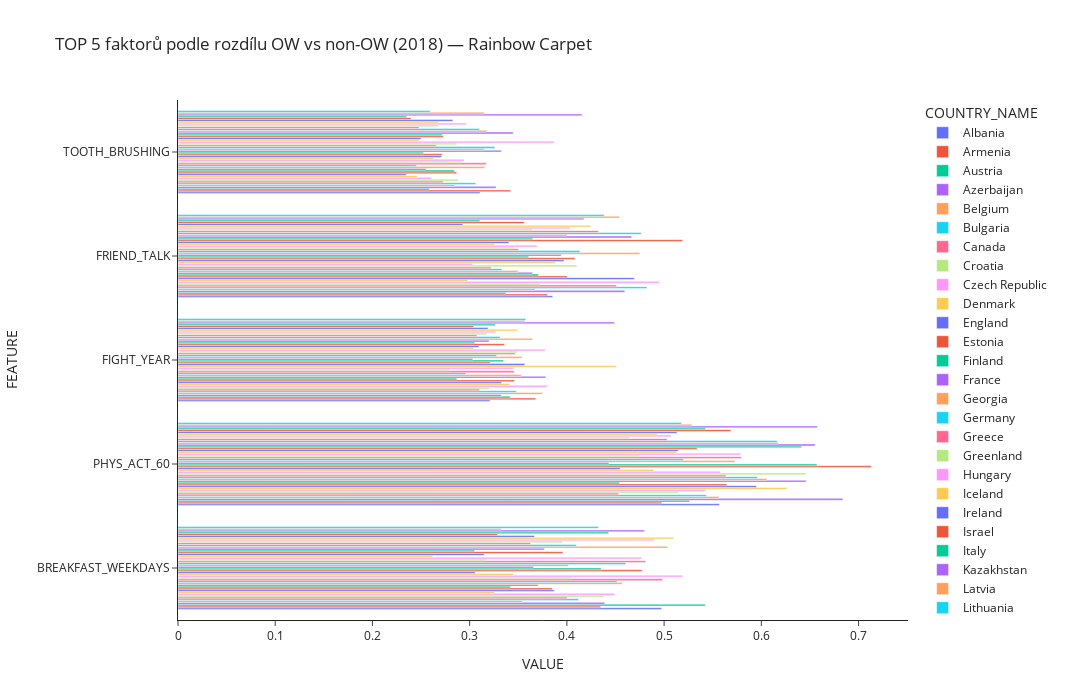

The notebook cell this image was saved under:
### Code cell
df_2018 = df[df["YEAR"] == 2018].copy()
df_norm = df_2018.copy()

for col in factors:
    if col in dictionary:
        max_val = dictionary[col]
        if col in reverse_scales:
            df_norm[col] = (max_val + 1 - df_norm[col]) / max_val
        else:
            df_norm[col] = df_norm[col] / max_val

# ------------------------------------------------------------
# DATA 2018 + NORMALIZACE (znovu použijeme df_norm z výše)
# ------------------------------------------------------------

ow = df_norm[df_norm["OVERWEIGHT"] == 1]
non = df_norm[df_norm["OVERWEIGHT"] == 0]

ow_mean = ow[factors].mean()
non_mean = non[factors].mean()

effect = (ow_mean - non_mean).sort_values(ascending=False)
top5_diff = effect.head(5).index.tolist()
print("TOP 5 podle rozdílu OW vs non-OW:", top5_diff)

# ------------------------------------------------------------
# Připravit pro graf
# ------------------------------------------------------------
df_diff_grouped = (
    df_norm.groupby("COUNTRY_NAME")[top5_diff]
    .mean()
    .reset_index()
)

df_diff_long = df_diff_grouped.melt(
    id_vars="COUNTRY_NAME",
    value_vars=top5_diff,
    var_name="FEATURE",
    value_name="VALUE"
)

# ------------------------------------------------------------
# GRAF – duhový koberec podle rozdílu
# ------------------------------------------------------------
fig_diff = px.bar(
    df_diff_long,
    x="VALUE",
    y="FEATURE",
    color="COUNTRY_NAME",
    orientation="h",
    barmode="group",
    title="TOP 5 faktorů podle rozdílu OW vs non-OW (2018) — Rainbow Carpet"
)

fig_diff.update_layout(
    template="simple_white",
    height=700,
    width=1200
)

fig_diff.show()

### Figure 1 — Plotly figure (JSON) as saved in the notebook; plotly's stock layout.template omitted (floating-point values rounded to 4 significant figures)
{"data": [{"alignmentgroup": "True", "hovertemplate": "COUNTRY_NAME=Albania<br>VALUE=%{x}<br>FEATURE=%{y}<extra></extra>", "legendgroup": "Albania", "marker": {"color": "#636efa", "pattern": {"shape": ""}}, "name": "Albania", "offsetgroup": "Albania", "orientation": "h", "showlegend": true, "textposition": "auto", "type": "bar", "x": [0.4974, 0.5569, 0.321, 0.3854, 0.3108], "xaxis": "x", "y": ["BREAKFAST_WEEKDAYS", "PHYS_ACT_60", "FIGHT_YEAR", "FRIEND_TALK", "TOOTH_BRUSHING"], "yaxis": "y"}, {"alignmentgroup": "True", "hovertemplate": "COUNTRY_NAME=Armenia<br>VALUE=%{x}<br>FEATURE=%{y}<extra></extra>", "legendgroup": "Armenia", "marker": {"color": "#EF553B", "pattern": {"shape": ""}}, "name": "Armenia", "offsetgroup": "Armenia", "orientation": "h", "showlegend": true, "textposition": "auto", "type": "bar", "x": [0.4348, 0.4976, 0.368, 0.3801, 0.3422], "xaxis": "x", "y": ["BREAKFAST_WEEKDAYS", "PHYS_ACT_60", "FIGHT_YEAR", "FRIEND_TALK", "TOOTH_BRUSHING"], "yaxis": "y"}, {"alignmentgroup": "True", "hovertemplate": "COUNTRY_NAME=Austria<br>VALUE=%{x}<br>FEATURE=%{y}<extra></extra>", "legendgroup": "Austria", "marker": {"color": "#00cc96", "pattern": {"shape": ""}}, "name": "Austria", "offsetgroup": "Austria", "orientation": "h", "showlegend": true, "textposition": "auto", "type": "bar", "x": [0.5425, 0.5262, 0.3417, 0.3374, 0.2585], "xaxis": "x", "y": ["BREAKFAST_WEEKDAYS", "PHYS_ACT_60", "FIGHT_YEAR", "FRIEND_TALK", "TOOTH_BRUSHING"], "yaxis": "y"}, {"alignmentgroup": "True", "hovertemplate": "COUNTRY_NAME=Azerbaijan<br>VALUE=%{x}<br>FEATURE=%{y}<extra></extra>", "legendgroup": "Azerbaijan", "marker": {"color": "#ab63fa", "pattern": {"shape": ""}}, "name": "Azerbaijan", "offsetgroup": "Azerbaijan", "orientation": "h", "showlegend": true, "textposition": "auto", "type": "bar", "x": [0.439, 0.6838, 0.3325, 0.4596, 0.3272], "xaxis": "x", "y": ["BREAKFAST_WEEKDAYS", "PHYS_ACT_60", "FIGHT_YEAR", "FRIEND_TALK", "TOOTH_BRUSHING"], "yaxis": "y"}, {"alignmentgroup": "True", "hovertemplate": "COUNTRY_NAME=Belgium<br>VALUE=%{x}<br>FEATURE=%{y}<extra></extra>", "legendgroup": "Belgium", "marker": {"color": "#FFA15A", "pattern": {"shape": ""}}, "name": "Belgium", "offsetgroup": "Belgium", "orientation": "h", "showlegend": true, "textposition": "auto", "type": "bar", "x": [0.3543, 0.5566, 0.3749, 0.3673, 0.2847], "xaxis": "x", "y": ["BREAKFAST_WEEKDAYS", "PHYS_ACT_60", "FIGHT_YEAR", "FRIEND_TALK", "TOOTH_BRUSHING"], "yaxis": "y"}, {"alignmentgroup": "True", "hovertemplate": "COUNTRY_NAME=Bulgaria<br>VALUE=%{x}<br>FEATURE=%{y}<extra></extra>", "legendgroup": "Bulgaria", "marker": {"color": "#19d3f3", "pattern": {"shape": ""}}, "name": "Bulgaria", "offsetgroup": "Bulgaria", "orientation": "h", "showlegend": true, "textposition": "auto", "type": "bar", "x": [0.4121, 0.5435, 0.348, 0.4824, 0.3064], "xaxis": "x", "y": ["BREAKFAST_WEEKDAYS", "PHYS_ACT_60", "FIGHT_YEAR", "FRIEND_TALK", "TOOTH_BRUSHING"], "yaxis": "y"}, {"alignmentgroup": "True", "hovertemplate": "COUNTRY_NAME=Canada<br>VALUE=%{x}<br>FEATURE=%{y}<extra></extra>", "legendgroup": "Canada", "marker": {"color": "#FF6692", "pattern": {"shape": ""}}, "name": "Canada", "offsetgroup": "Canada", "orientation": "h", "showlegend": true, "textposition": "auto", "type": "bar", "x": [0.4004, 0.4533, 0.3102, 0.4509, 0.2729], "xaxis": "x", "y": ["BREAKFAST_WEEKDAYS", "PHYS_ACT_60", "FIGHT_YEAR", "FRIEND_TALK", "TOOTH_BRUSHING"], "yaxis": "y"}, {"alignmentgroup": "True", "hovertemplate": "COUNTRY_NAME=Croatia<br>VALUE=%{x}<br>FEATURE=%{y}<extra></extra>", "legendgroup": "Croatia", "marker": {"color": "#B6E880", "pattern": {"shape": ""}}, "name": "Croatia", "offsetgroup": "Croatia", "orientation": "h", "showlegend": true, "textposition": "auto", "type": "bar", "x": [0.4381, 0.5147, 0.3202, 0.3724, 0.2883], "xaxis": "x", "y": ["BREAKFAST_WEEKDAYS", "PHYS_ACT_60", "FIGHT_YEAR", "FRIEND_TALK", "TOOTH_BRUSHING"], "yaxis": "y"}, {"alignmentgroup": "True", "hovertemplate": "COUNTRY_NAME=Czech Republic<br>VALUE=%{x}<br>FEATURE=%{y}<extra></extra>", "legendgroup": "Czech Republic", "marker": {"color": "#FF97FF", "pattern": {"shape": ""}}, "name": "Czech Republic", "offsetgroup": "Czech Republic", "orientation": "h", "showlegend": true, "textposition": "auto", "type": "bar", "x": [0.4493, 0.5427, 0.3798, 0.4951, 0.2608], "xaxis": "x", "y": ["BREAKFAST_WEEKDAYS", "PHYS_ACT_60", "FIGHT_YEAR", "FRIEND_TALK", "TOOTH_BRUSHING"], "yaxis": "y"}, {"alignmentgroup": "True", "hovertemplate": "COUNTRY_NAME=Denmark<br>VALUE=%{x}<br>FEATURE=%{y}<extra></extra>", "legendgroup": "Denmark", "marker": {"color": "#FECB52", "pattern": {"shape": ""}}, "name": "Denmark", "offsetgroup": "Denmark", "orientation": "h", "showlegend": true, "textposition": "auto", "type": "bar", "x": [0.3255, 0.6262, 0.3415, 0.2978, 0.2458], "xaxis": "x", "y": ["BREAKFAST_WEEKDAYS", "PHYS_ACT_60", "FIGHT_YEAR", "FRIEND_TALK", "TOOTH_BRUSHING"], "yaxis": "y"}, {"alignmentgroup": "True", "hovertemplate": "COUNTRY_NAME=England<br>VALUE=%{x}<br>FEATURE=%{y}<extra></extra>", "legendgroup": "England", "marker": {"color": "#636efa", "pattern": {"shape": ""}}, "name": "England", "offsetgroup": "England", "orientation": "h", "showlegend": true, "textposition": "auto", "type": "bar", "x": [0.387, 0.595, 0.3329, 0.4694, 0.2348], "xaxis": "x", "y": ["BREAKFAST_WEEKDAYS", "PHYS_ACT_60", "FIGHT_YEAR", "FRIEND_TALK", "TOOTH_BRUSHING"], "yaxis": "y"}, {"alignmentgroup": "True", "hovertemplate": "COUNTRY_NAME=Estonia<br>VALUE=%{x}<br>FEATURE=%{y}<extra></extra>", "legendgroup": "Estonia", "marker": {"color": "#EF553B", "pattern": {"shape": ""}}, "name": "Estonia", "offsetgroup": "Estonia", "orientation": "h", "showlegend": true, "textposition": "auto", "type": "bar", "x": [0.3851, 0.5646, 0.3461, 0.4005, 0.2867], "xaxis": "x", "y": ["BREAKFAST_WEEKDAYS", "PHYS_ACT_60", "FIGHT_YEAR", "FRIEND_TALK", "TOOTH_BRUSHING"], "yaxis": "y"}, {"alignmentgroup": "True", "hovertemplate": "COUNTRY_NAME=Finland<br>VALUE=%{x}<br>FEATURE=%{y}<extra></extra>", "legendgroup": "Finland", "marker": {"color": "#00cc96", "pattern": {"shape": ""}}, "name": "Finland", "offsetgroup": "Finland", "orientation": "h", "showlegend": true, "textposition": "auto", "type": "bar", "x": [0.3419, 0.4542, 0.2869, 0.3709, 0.2843], "xaxis": "x", "y": ["BREAKFAST_WEEKDAYS", "PHYS_ACT_60", "FIGHT_YEAR", "FRIEND_TALK", "TOOTH_BRUSHING"], "yaxis": "y"}, {"alignmentgroup": "True", "hovertemplate": "COUNTRY_NAME=France<br>VALUE=%{x}<br>FEATURE=%{y}<extra></extra>", "legendgroup": "France", "marker": {"color": "#ab63fa", "pattern": {"shape": ""}}, "name": "France", "offsetgroup": "France", "orientation": "h", "showlegend": true, "textposition": "auto", "type": "bar", "x": [0.3704, 0.6461, 0.3784, 0.3647, 0.2551], "xaxis": "x", "y": ["BREAKFAST_WEEKDAYS", "PHYS_ACT_60", "FIGHT_YEAR", "FRIEND_TALK", "TOOTH_BRUSHING"], "yaxis": "y"}, {"alignmentgroup": "True", "hovertemplate": "COUNTRY_NAME=Georgia<br>VALUE=%{x}<br>FEATURE=%{y}<extra></extra>", "legendgroup": "Georgia", "marker": {"color": "#FFA15A", "pattern": {"shape": ""}}, "name": "Georgia", "offsetgroup": "Georgia", "orientation": "h", "showlegend": true, "textposition": "auto", "type": "bar", "x": [0.457, 0.6058, 0.353, 0.3498, 0.3156], "xaxis": "x", "y": ["BREAKFAST_WEEKDAYS", "PHYS_ACT_60", "FIGHT_YEAR", "FRIEND_TALK", "TOOTH_BRUSHING"], "yaxis": "y"}, {"alignmentgroup": "True", "hovertemplate": "COUNTRY_NAME=Germany<br>VALUE=%{x}<br>FEATURE=%{y}<extra></extra>", "legendgroup": "Germany", "marker": {"color": "#19d3f3", "pattern": {"shape": ""}}, "name": "Germany", "offsetgroup": "Germany", "orientation": "h", "showlegend": true, "textposition": "auto", "type": "bar", "x": [0.4516, 0.5959, 0.2961, 0.3333, 0.2452], "xaxis": "x", "y": ["BREAKFAST_WEEKDAYS", "PHYS_ACT_60", "FIGHT_YEAR", "FRIEND_TALK", "TOOTH_BRUSHING"], "yaxis": "y"}, {"alignmentgroup": "True", "hovertemplate": "COUNTRY_NAME=Greece<br>VALUE=%{x}<br>FEATURE=%{y}<extra></extra>", "legendgroup": "Greece", "marker": {"color": "#FF6692", "pattern": {"shape": ""}}, "name": "Greece", "offsetgroup": "Greece", "orientation": "h", "showlegend": true, "textposition": "auto", "type": "bar", "x": [0.4984, 0.5637, 0.3458, 0.3222, 0.3172], "xaxis": "x", "y": ["BREAKFAST_WEEKDAYS", "PHYS_ACT_60", "FIGHT_YEAR", "FRIEND_TALK", "TOOTH_BRUSHING"], "yaxis": "y"}, {"alignmentgroup": "True", "hovertemplate": "COUNTRY_NAME=Greenland<br>VALUE=%{x}<br>FEATURE=%{y}<extra></extra>", "legendgroup": "Greenland", "marker": {"color": "#B6E880", "pattern": {"shape": ""}}, "name": "Greenland", "offsetgroup": "Greenland", "orientation": "h", "showlegend": true, "textposition": "auto", "type": "bar", "x": [0.4049, 0.646, 0.2798, 0.4103, 0.2912], "xaxis": "x", "y": ["BREAKFAST_WEEKDAYS", "PHYS_ACT_60", "FIGHT_YEAR", "FRIEND_TALK", "TOOTH_BRUSHING"], "yaxis": "y"}, {"alignmentgroup": "True", "hovertemplate": "COUNTRY_NAME=Hungary<br>VALUE=%{x}<br>FEATURE=%{y}<extra></extra>", "legendgroup": "Hungary", "marker": {"color": "#FF97FF", "pattern": {"shape": ""}}, "name": "Hungary", "offsetgroup": "Hungary", "orientation": "h", "showlegend": true, "textposition": "auto", "type": "bar", "x": [0.5192, 0.5579, 0.3451, 0.3029, 0.2943], "xaxis": "x", "y": ["BREAKFAST_WEEKDAYS", "PHYS_ACT_60", "FIGHT_YEAR", "FRIEND_TALK", "TOOTH_BRUSHING"], "yaxis": "y"}, {"alignmentgroup": "True", "hovertemplate": "COUNTRY_NAME=Iceland<br>VALUE=%{x}<br>FEATURE=%{y}<extra></extra>", "legendgroup": "Iceland", "marker": {"color": "#FECB52", "pattern": {"shape": ""}}, "name": "Iceland", "offsetgroup": "Iceland", "orientation": "h", "showlegend": true, "textposition": "auto", "type": "bar", "x": [0.3452, 0.4893, 0.4508, 0.3881, 0.2628], "xaxis": "x", "y": ["BREAKFAST_WEEKDAYS", "PHYS_ACT_60", "FIGHT_YEAR", "FRIEND_TALK", "TOOTH_BRUSHING"], "yaxis": "y"}, {"alignmentgroup": "True", "hovertemplate": "COUNTRY_NAME=Ireland<br>VALUE=%{x}<br>FEATURE=%{y}<extra></extra>", "legendgroup": "Ireland", "marker": {"color": "#636efa", "pattern": {"shape": ""}}, "name": "Ireland", "offsetgroup": "Ireland", "orientation": "h", "showlegend": true, "textposition": "auto", "type": "bar", "x": [0.3058, 0.4549, 0.3567, 0.3971, 0.2709], "xaxis": "x", "y": ["BREAKFAST_WEEKDAYS", "PHYS_ACT_60", "FIGHT_YEAR", "FRIEND_TALK", "TOOTH_BRUSHING"], "yaxis": "y"}, {"alignmentgroup": "True", "hovertemplate": "COUNTRY_NAME=Israel<br>VALUE=%{x}<br>FEATURE=%{y}<extra></extra>", "legendgroup": "Israel", "marker": {"color": "#EF553B", "pattern": {"shape": ""}}, "name": "Israel", "offsetgroup": "Israel", "orientation": "h", "showlegend": true, "textposition": "auto", "type": "bar", "x": [0.4775, 0.7133, 0.3213, 0.4084, 0.2717], "xaxis": "x", "y": ["BREAKFAST_WEEKDAYS", "PHYS_ACT_60", "FIGHT_YEAR", "FRIEND_TALK", "TOOTH_BRUSHING"], "yaxis": "y"}, {"alignmentgroup": "True", "hovertemplate": "COUNTRY_NAME=Italy<br>VALUE=%{x}<br>FEATURE=%{y}<extra></extra>", "legendgroup": "Italy", "marker": {"color": "#00cc96", "pattern": {"shape": ""}}, "name": "Italy", "offsetgroup": "Italy", "orientation": "h", "showlegend": true, "textposition": "auto", "type": "bar", "x": [0.4353, 0.6572, 0.3349, 0.3607, 0.2526], "xaxis": "x", "y": ["BREAKFAST_WEEKDAYS", "PHYS_ACT_60", "FIGHT_YEAR", "FRIEND_TALK", "TOOTH_BRUSHING"], "yaxis": "y"}, {"alignmentgroup": "True", "hovertemplate": "COUNTRY_NAME=Kazakhstan<br>VALUE=%{x}<br>FEATURE=%{y}<extra></extra>", "legendgroup": "Kazakhstan", "marker": {"color": "#ab63fa", "pattern": {"shape": ""}}, "name": "Kazakhstan", "offsetgroup": "Kazakhstan", "orientation": "h", "showlegend": true, "textposition": "auto", "type": "bar", "x": [0.3657, 0.4432, 0.3032, 0.3941, 0.3326], "xaxis": "x", "y": ["BREAKFAST_WEEKDAYS", "PHYS_ACT_60", "FIGHT_YEAR", "FRIEND_TALK", "TOOTH_BRUSHING"], "yaxis": "y"}, {"alignmentgroup": "True", "hovertemplate": "COUNTRY_NAME=Latvia<br>VALUE=%{x}<br>FEATURE=%{y}<extra></extra>", "legendgroup": "Latvia", "marker": {"color": "#FFA15A", "pattern": {"shape": ""}}, "name": "Latvia", "offsetgroup": "Latvia", "orientation": "h", "showlegend": true, "textposition": "auto", "type": "bar", "x": [0.4016, 0.5729, 0.354, 0.4751, 0.3151], "xaxis": "x", "y": ["BREAKFAST_WEEKDAYS", "PHYS_ACT_60", "FIGHT_YEAR", "FRIEND_TALK", "TOOTH_BRUSHING"], "yaxis": "y"}, {"alignmentgroup": "True", "hovertemplate": "COUNTRY_NAME=Lithuania<br>VALUE=%{x}<br>FEATURE=%{y}<extra></extra>", "legendgroup": "Lithuania", "marker": {"color": "#19d3f3", "pattern": {"shape": ""}}, "name": "Lithuania", "offsetgroup": "Lithuania", "orientation": "h", "showlegend": true, "textposition": "auto", "type": "bar", "x": [0.4606, 0.5202, 0.3278, 0.4134, 0.3259], "xaxis": "x", "y": ["BREAKFAST_WEEKDAYS", "PHYS_ACT_60", "FIGHT_YEAR", "FRIEND_TALK", "TOOTH_BRUSHING"], "yaxis": "y"}, {"alignmentgroup": "True", "hovertemplate": "COUNTRY_NAME=Luxembourg<br>VALUE=%{x}<br>FEATURE=%{y}<extra></extra>", "legendgroup": "Luxembourg", "marker": {"color": "#FF6692", "pattern": {"shape": ""}}, "name": "Luxembourg", "offsetgroup": "Luxembourg", "orientation": "h", "showlegend": true, "textposition": "auto", "type": "bar", "x": [0.4811, 0.5795, 0.347, 0.3503, 0.2658], "xaxis": "x", "y": ["BREAKFAST_WEEKDAYS", "PHYS_ACT_60", "FIGHT_YEAR", "FRIEND_TALK", "TOOTH_BRUSHING"], "yaxis": "y"}, {"alignmentgroup": "True", "hovertemplate": "COUNTRY_NAME=Macedonia<br>VALUE=%{x}<br>FEATURE=%{y}<extra></extra>", "legendgroup": "Macedonia", "marker": {"color": "#B6E880", "pattern": {"shape": ""}}, "name": "Macedonia", "offsetgroup": "Macedonia", "orientation": "h", "showlegend": true, "textposition": "auto", "type": "bar", "x": [0.3174, 0.4747, 0.349, 0.3458, 0.2868], "xaxis": "x", "y": ["BREAKFAST_WEEKDAYS", "PHYS_ACT_60", "FIGHT_YEAR", "FRIEND_TALK", "TOOTH_BRUSHING"], "yaxis": "y"}, {"alignmentgroup": "True", "hovertemplate": "COUNTRY_NAME=Malta<br>VALUE=%{x}<br>FEATURE=%{y}<extra></extra>", "legendgroup": "Malta", "marker": {"color": "#FF97FF", "pattern": {"shape": ""}}, "name": "Malta", "offsetgroup": "Malta", "orientation": "h", "showlegend": true, "textposition": "auto", "type": "bar", "x": [0.4768, 0.579, 0.3777, 0.3694, 0.387], "xaxis": "x", "y": ["BREAKFAST_WEEKDAYS", "PHYS_ACT_60", "FIGHT_YEAR", "FRIEND_TALK", "TOOTH_BRUSHING"], "yaxis": "y"}, {"alignmentgroup": "True", "hovertemplate": "COUNTRY_NAME=Netherlands<br>VALUE=%{x}<br>FEATURE=%{y}<extra></extra>", "legendgroup": "Netherlands", "marker": {"color": "#FECB52", "pattern": {"shape": ""}}, "name": "Netherlands", "offsetgroup": "Netherlands", "orientation": "h", "showlegend": true, "textposition": "auto", "type": "bar", "x": [0.2619, 0.5127, 0.3042, 0.3257, 0.2477], "xaxis": "x", "y": ["BREAKFAST_WEEKDAYS", "PHYS_ACT_60", "FIGHT_YEAR", "FRIEND_TALK", "TOOTH_BRUSHING"], "yaxis": "y"}, {"alignmentgroup": "True", "hovertemplate": "COUNTRY_NAME=Norway<br>VALUE=%{x}<br>FEATURE=%{y}<extra></extra>", "legendgroup": "Norway", "marker": {"color": "#636efa", "pattern": {"shape": ""}}, "name": "Norway", "offsetgroup": "Norway", "orientation": "h", "showlegend": true, "textposition": "auto", "type": "bar", "x": [0.315, 0.5144, 0.3096, 0.3404, 0.25], "xaxis": "x", "y": ["BREAKFAST_WEEKDAYS", "PHYS_ACT_60", "FIGHT_YEAR", "FRIEND_TALK", "TOOTH_BRUSHING"], "yaxis": "y"}, {"alignmentgroup": "True", "hovertemplate": "COUNTRY_NAME=Poland<br>VALUE=%{x}<br>FEATURE=%{y}<extra></extra>", "legendgroup": "Poland", "marker": {"color": "#EF553B", "pattern": {"shape": ""}}, "name": "Poland", "offsetgroup": "Poland", "orientation": "h", "showlegend": true, "textposition": "auto", "type": "bar", "x": [0.396, 0.534, 0.3359, 0.519, 0.273], "xaxis": "x", "y": ["BREAKFAST_WEEKDAYS", "PHYS_ACT_60", "FIGHT_YEAR", "FRIEND_TALK", "TOOTH_BRUSHING"], "yaxis": "y"}, {"alignmentgroup": "True", "hovertemplate": "COUNTRY_NAME=Portugal<br>VALUE=%{x}<br>FEATURE=%{y}<extra></extra>", "legendgroup": "Portugal", "marker": {"color": "#00cc96", "pattern": {"shape": ""}}, "name": "Portugal", "offsetgroup": "Portugal", "orientation": "h", "showlegend": true, "textposition": "auto", "type": "bar", "x": [0.305, 0.6413, 0.3053, 0.3648, 0.2719], "xaxis": "x", "y": ["BREAKFAST_WEEKDAYS", "PHYS_ACT_60", "FIGHT_YEAR", "FRIEND_TALK", "TOOTH_BRUSHING"], "yaxis": "y"}, {"alignmentgroup": "True", "hovertemplate": "COUNTRY_NAME=Republic of Moldova<br>VALUE=%{x}<br>FEATURE=%{y}<extra></extra>", "legendgroup": "Republic of Moldova", "marker": {"color": "#ab63fa", "pattern": {"shape": ""}}, "name": "Republic of Moldova", "offsetgroup": "Republic of Moldova", "orientation": "h", "showlegend": true, "textposition": "auto", "type": "bar", "x": [0.3768, 0.6554, 0.3199, 0.4666, 0.3447], "xaxis": "x", "y": ["BREAKFAST_WEEKDAYS", "PHYS_ACT_60", "FIGHT_YEAR", "FRIEND_TALK", "TOOTH_BRUSHING"], "yaxis": "y"}, {"alignmentgroup": "True", "hovertemplate": "COUNTRY_NAME=Romania<br>VALUE=%{x}<br>FEATURE=%{y}<extra></extra>", "legendgroup": "Romania", "marker": {"color": "#FFA15A", "pattern": {"shape": ""}}, "name": "Romania", "offsetgroup": "Romania", "orientation": "h", "showlegend": true, "textposition": "auto", "type": "bar", "x": [0.5038, 0.6175, 0.3646, 0.4001, 0.3174], "xaxis": "x", "y": ["BREAKFAST_WEEKDAYS", "PHYS_ACT_60", "FIGHT_YEAR", "FRIEND_TALK", "TOOTH_BRUSHING"], "yaxis": "y"}, {"alignmentgroup": "True", "hovertemplate": "COUNTRY_NAME=Russia<br>VALUE=%{x}<br>FEATURE=%{y}<extra></extra>", "legendgroup": "Russia", "marker": {"color": "#19d3f3", "pattern": {"shape": ""}}, "name": "Russia", "offsetgroup": "Russia", "orientation": "h", "showlegend": true, "textposition": "auto", "type": "bar", "x": [0.4097, 0.6163, 0.3313, 0.4765, 0.3102], "xaxis": "x", "y": ["BREAKFAST_WEEKDAYS", "PHYS_ACT_60", "FIGHT_YEAR", "FRIEND_TALK", "TOOTH_BRUSHING"], "yaxis": "y"}, {"alignmentgroup": "True", "hovertemplate": "COUNTRY_NAME=Scotland<br>VALUE=%{x}<br>FEATURE=%{y}<extra></extra>", "legendgroup": "Scotland", "marker": {"color": "#FF6692", "pattern": {"shape": ""}}, "name": "Scotland", "offsetgroup": "Scotland", "orientation": "h", "showlegend": true, "textposition": "auto", "type": "bar", "x": [0.3628, 0.5031, 0.3074, 0.4326, 0.2479], "xaxis": "x", "y": ["BREAKFAST_WEEKDAYS", "PHYS_ACT_60", "FIGHT_YEAR", "FRIEND_TALK", "TOOTH_BRUSHING"], "yaxis": "y"}, {"alignmentgroup": "True", "hovertemplate": "COUNTRY_NAME=Serbia<br>VALUE=%{x}<br>FEATURE=%{y}<extra></extra>", "legendgroup": "Serbia", "marker": {"color": "#B6E880", "pattern": {"shape": ""}}, "name": "Serbia", "offsetgroup": "Serbia", "orientation": "h", "showlegend": true, "textposition": "auto", "type": "bar", "x": [0.3955, 0.4647, 0.3177, 0.3648, 0.2677], "xaxis": "x", "y": ["BREAKFAST_WEEKDAYS", "PHYS_ACT_60", "FIGHT_YEAR", "FRIEND_TALK", "TOOTH_BRUSHING"], "yaxis": "y"}, {"alignmentgroup": "True", "hovertemplate": "COUNTRY_NAME=Slovakia<br>VALUE=%{x}<br>FEATURE=%{y}<extra></extra>", "legendgroup": "Slovakia", "marker": {"color": "#FF97FF", "pattern": {"shape": ""}}, "name": "Slovakia", "offsetgroup": "Slovakia", "orientation": "h", "showlegend": true, "textposition": "auto", "type": "bar", "x": [0.4895, 0.5074, 0.3271, 0.4033, 0.2965], "xaxis": "x", "y": ["BREAKFAST_WEEKDAYS", "PHYS_ACT_60", "FIGHT_YEAR", "FRIEND_TALK", "TOOTH_BRUSHING"], "yaxis": "y"}, {"alignmentgroup": "True", "hovertemplate": "COUNTRY_NAME=Slovenia<br>VALUE=%{x}<br>FEATURE=%{y}<extra></extra>", "legendgroup": "Slovenia", "marker": {"color": "#FECB52", "pattern": {"shape": ""}}, "name": "Slovenia", "offsetgroup": "Slovenia", "orientation": "h", "showlegend": true, "textposition": "auto", "type": "bar", "x": [0.5098, 0.4927, 0.3493, 0.4244, 0.2683], "xaxis": "x", "y": ["BREAKFAST_WEEKDAYS", "PHYS_ACT_60", "FIGHT_YEAR", "FRIEND_TALK", "TOOTH_BRUSHING"], "yaxis": "y"}, {"alignmentgroup": "True", "hovertemplate": "COUNTRY_NAME=Spain<br>VALUE=%{x}<br>FEATURE=%{y}<extra></extra>", "legendgroup": "Spain", "marker": {"color": "#636efa", "pattern": {"shape": ""}}, "name": "Spain", "offsetgroup": "Spain", "orientation": "h", "showlegend": true, "textposition": "auto", "type": "bar", "x": [0.3668, 0.5133, 0.3189, 0.293, 0.2827], "xaxis": "x", "y": ["BREAKFAST_WEEKDAYS", "PHYS_ACT_60", "FIGHT_YEAR", "FRIEND_TALK", "TOOTH_BRUSHING"], "yaxis": "y"}, {"alignmentgroup": "True", "hovertemplate": "COUNTRY_NAME=Sweden<br>VALUE=%{x}<br>FEATURE=%{y}<extra></extra>", "legendgroup": "Sweden", "marker": {"color": "#EF553B", "pattern": {"shape": ""}}, "name": "Sweden", "offsetgroup": "Sweden", "orientation": "h", "showlegend": true, "textposition": "auto", "type": "bar", "x": [0.3287, 0.5687, 0.3043, 0.3563, 0.2397], "xaxis": "x", "y": ["BREAKFAST_WEEKDAYS", "PHYS_ACT_60", "FIGHT_YEAR", "FRIEND_TALK", "TOOTH_BRUSHING"], "yaxis": "y"}, {"alignmentgroup": "True", "hovertemplate": "COUNTRY_NAME=Switzerland<br>VALUE=%{x}<br>FEATURE=%{y}<extra></extra>", "legendgroup": "Switzerland", "marker": {"color": "#00cc96", "pattern": {"shape": ""}}, "name": "Switzerland", "offsetgroup": "Switzerland", "orientation": "h", "showlegend": true, "textposition": "auto", "type": "bar", "x": [0.443, 0.5427, 0.3264, 0.3105, 0.2352], "xaxis": "x", "y": ["BREAKFAST_WEEKDAYS", "PHYS_ACT_60", "FIGHT_YEAR", "FRIEND_TALK", "TOOTH_BRUSHING"], "yaxis": "y"}, {"alignmentgroup": "True", "hovertemplate": "COUNTRY_NAME=Turkey<br>VALUE=%{x}<br>FEATURE=%{y}<extra></extra>", "legendgroup": "Turkey", "marker": {"color": "#ab63fa", "pattern": {"shape": ""}}, "name": "Turkey", "offsetgroup": "Turkey", "orientation": "h", "showlegend": true, "textposition": "auto", "type": "bar", "x": [0.48, 0.6578, 0.4491, 0.4177, 0.4157], "xaxis": "x", "y": ["BREAKFAST_WEEKDAYS", "PHYS_ACT_60", "FIGHT_YEAR", "FRIEND_TALK", "TOOTH_BRUSHING"], "yaxis": "y"}, {"alignmentgroup": "True", "hovertemplate": "COUNTRY_NAME=Ukraine<br>VALUE=%{x}<br>FEATURE=%{y}<extra></extra>", "legendgroup": "Ukraine", "marker": {"color": "#FFA15A", "pattern": {"shape": ""}}, "name": "Ukraine", "offsetgroup": "Ukraine", "orientation": "h", "showlegend": true, "textposition": "auto", "type": "bar", "x": [0.3324, 0.5286, 0.3568, 0.4541, 0.3151], "xaxis": "x", "y": ["BREAKFAST_WEEKDAYS", "PHYS_ACT_60", "FIGHT_YEAR", "FRIEND_TALK", "TOOTH_BRUSHING"], "yaxis": "y"}, {"alignmentgroup": "True", "hovertemplate": "COUNTRY_NAME=Wales<br>VALUE=%{x}<br>FEATURE=%{y}<extra></extra>", "legendgroup": "Wales", "marker": {"color": "#19d3f3", "pattern": {"shape": ""}}, "name": "Wales", "offsetgroup": "Wales", "orientation": "h", "showlegend": true, "textposition": "auto", "type": "bar", "x": [0.4326, 0.5179, 0.3578, 0.4384, 0.2594], "xaxis": "x", "y": ["BREAKFAST_WEEKDAYS", "PHYS_ACT_60", "FIGHT_YEAR", "FRIEND_TALK", "TOOTH_BRUSHING"], "yaxis": "y"}], "layout": {"barmode": "group", "height": 700, "legend": {"title": {"text": "COUNTRY_NAME"}, "tracegroupgap": 0}, "title": {"text": "TOP 5 faktorů podle rozdílu OW vs non-OW (2018) — Rainbow Carpet"}, "width": 1200, "xaxis": {"anchor": "y", "domain": [0, 1], "title": {"text": "VALUE"}}, "yaxis": {"anchor": "x", "domain": [0, 1], "title": {"text": "FEATURE"}}}}
